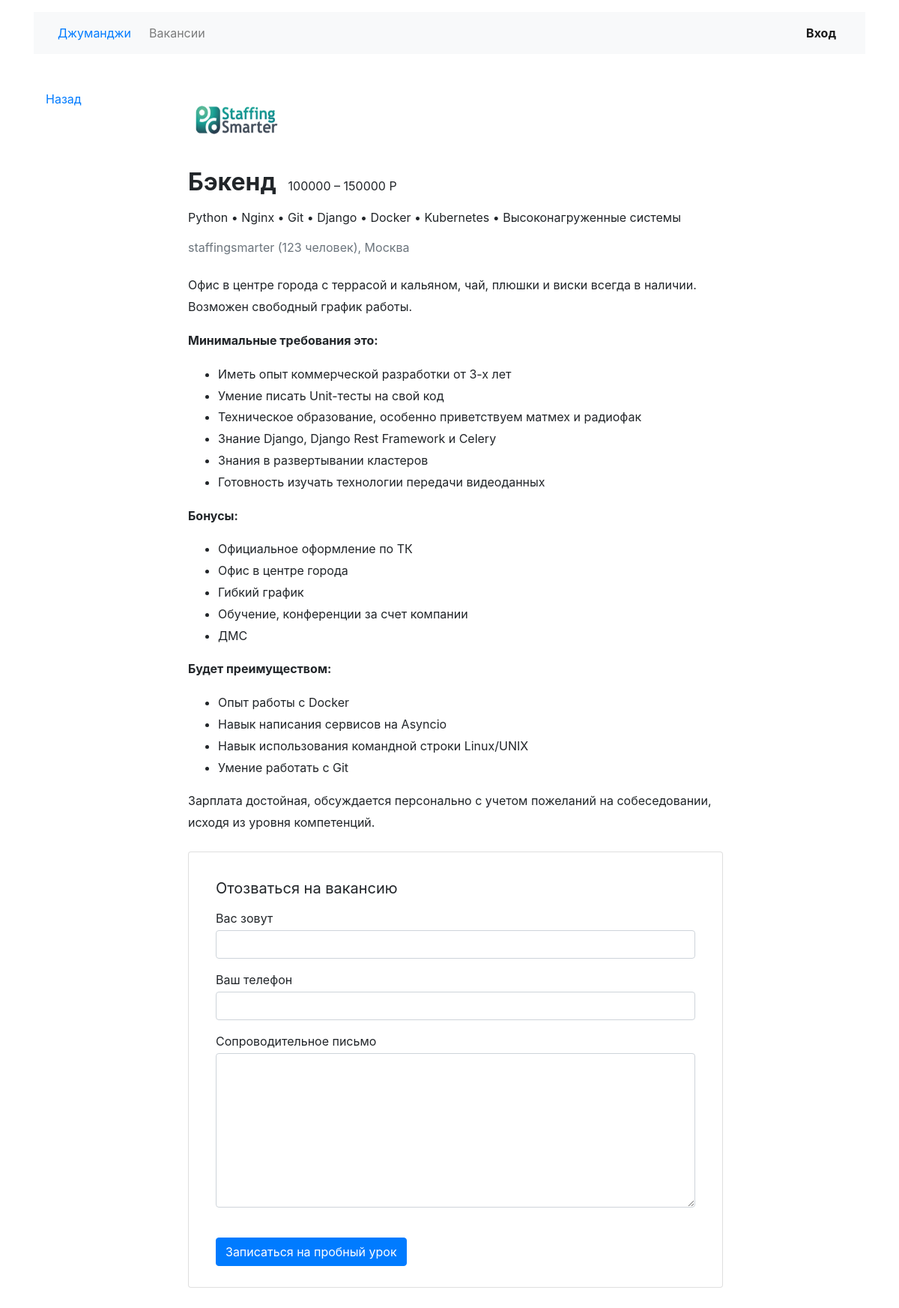
Screenshot of /vacancies/1 with the database file from the repository.
### vc/models.py (models this page shows)
class Vacancy(models.Model):
    id = models.AutoField(primary_key=True)
    title = models.CharField(max_length=60)
    specialty = models.ForeignKey(Specialty, on_delete=models.CASCADE, related_name='vacancies')
    company = models.ForeignKey(Company, on_delete=models.CASCADE, related_name='vacancies')
    skills = models.CharField(max_length=60)
    description = models.TextField()
    salary_min = models.PositiveIntegerField()
    salary_max = models.PositiveIntegerField()
    published_at = models.DateTimeField()

class Company(models.Model):
    id = models.AutoField(primary_key=True)
    location = models.CharField(max_length=60)
    title = models.CharField(max_length=60)
    logo = models.URLField(default='https://place-hold.it/100x60')
    description = models.TextField()
    employee_count = models.PositiveIntegerField()

class Specialty(models.Model):
    id = models.AutoField(primary_key=True)
    code = models.CharField(max_length=60)
    title = models.CharField(max_length=60)
    specty = models.CharField(max_length=60)

### vc/views.py (the view)
# urls.py: path('vacancies/<int:id>', VacancyView.as_view()),
class VacancyView(TemplateView):
    template_name = "vacancy.html"
    def get_context_data(self, **kwargs):
        context = super().get_context_data(**kwargs)
        context["vacancy"] = self._get_vacancy(kwargs["id"])
        return context
    @staticmethod
    def _get_vacancy(id):
        return get_object_or_404(Vacancy, id=id)

### vc/templatetags/filters.py (called while the page is built)
@register.filter
@stringfilter
def comma_to_dot(value):
    return value.replace(",", " • ")

### templates/vacancy.html
{% extends 'base.html' %}
{% block content %}
  <main class="container mt-3 pb-5">
    <div class="row mt-5">
      <div class="col-12 col-lg-2">
        <div class="pl-3 mb-5">
          <p><a href="/">Назад</a></p>
        </div>
      </div>
      <div class="col-12 col-lg-8">
        <section class="pl-3">
          <a href="/companies/{{ vacancy.company.id }}"><img src="/static/companies/{{ vacancy.company.logo }}" width="130" height="80" alt=""></a>
          <div class="d-flex align-items-baseline align-content-baseline">
            <h1 class="h2 mt-4 font-weight-bold" >{{ vacancy.specialty.title }}</h1>
            <p class="m-0 pl-3">{{ vacancy.salary_min }} – {{ vacancy.salary_max }} Р</p>
          </div>
          {% load filters %}
          <p class="mt-2">{{ vacancy.skills|comma_to_dot }}</p>
          <p class="text-muted mb-4">{{ vacancy.company.title }} ({{ vacancy.company.employee_count }} человек), {{ vacancy.company.location }}</p>
          <div style="line-height: 1.8;">{{ vacancy.description|safe }}</div>
          <form action="/echo" class="card mt-4 mb-3" enctype="multipart/form-data">
            <div class="card-body mx-3">
              <p class="h5 mt-3 font-weight-normal">Отозваться на вакансию</p>
              <div class="form-group">
                <label class="mb-1 mt-2" for="userName">Вас зовут</label>
                <input class="form-control" type="text" placeholder="" id="userName">
              </div>
              <div class="form-group">
                <label class="mb-1" for="userPhone">Ваш телефон</label>
                <input class="form-control" type="tel" placeholder="" id="userPhone">
              </div>
              <div class="form-group">
                <label class="mb-1" for="userMsg" >Сопроводительное письмо</label>
                <textarea class="form-control" rows="8" id="userMsg"></textarea>
              </div>
              <input type="submit" class="btn btn-primary mt-4 mb-2" value="Записаться на пробный урок">
            </div>
          </form>
        </section>
      </div>
    </div>
  </main>
{% endblock %}

### rows the page displays
Vacancy: company.logo (picture), specialty "Бэкенд", salary_min "100000", salary_max "150000", skills|comma_to_dot "Python • Nginx • Git • Django • Docker • Kubernetes • Высоконагруженные системы", company "staffingsmarter", company.employee_count "123", company.location "Москва", description "Офис в центре города с террасой и кальяном, чай, плюшки и виски всегда в наличии. Возможен свободный график работы. Минимальные требования это: Иметь опыт коммерческой разработки от 3-х лет Умение писать Unit-тесты на свой код Техническое образование, особенно приветствуем матмех и радиофак Знание Django, Django Rest Framework и Celery Знания в развертывании кластеров Готовность изучать технологии передачи видеоданных Бонусы: Официальное оформление по ТК Офис в центре города Гибкий график Обучение, конференции за счет компании ДМС Будет преимуществом: Опыт работы с Docker Навык написания сервисов на Asyncio Навык использования командной строки Linux/UNIX Умение работать с Git Зарплата…"
